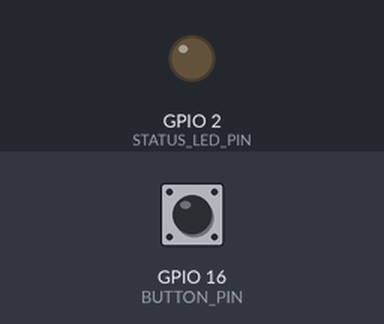
This sketch was run on a simulated ESP32. On the bench: output pins drawn as LEDs (lit = HIGH). Inputs (shaded band) come from the test bench; at power-on: GPIO 16 (BUTTON_PIN) HIGH. WiFi joins after 1.5 s; servers stay silent unless stated; I2S audio is not simulated (input reads silence); uploads are accepted with an empty reply; the local clock reads 2024-03-15 10:24:30 at power-on unless the sketch sets it; what the sketch prints to the serial monitor is not drawn.

Above: at 4.3 s.
4.4 s: GPIO 16 (BUTTON_PIN) pulled LOW for 0.15 s
At 5.1 s:
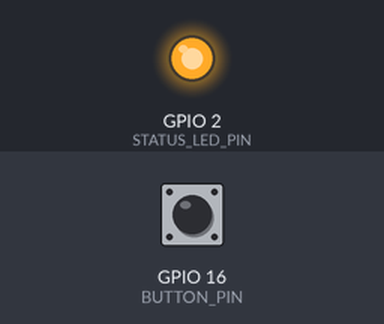
7.7 s: GPIO 16 (BUTTON_PIN) pulled LOW for 1 s
At 8.3 s:
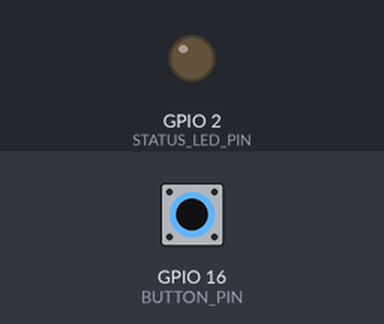
10.2 s: GPIO 16 (BUTTON_PIN) pulled LOW for 3.2 s
At 10.7 s:
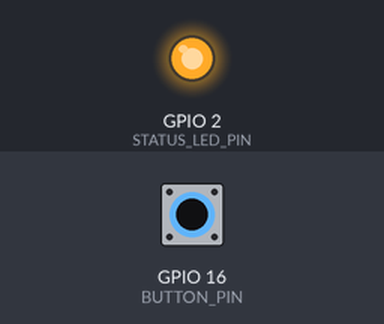
Timing chart, 0 to 13.2 s (numbered marks = the images above; inputs shaded):
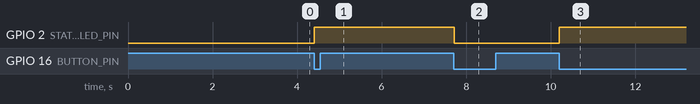

Measured:
- after the input at 4.4 s, GPIO 2 (STATUS_LED_PIN): LOW → HIGH at once
- after the input at 7.7 s, GPIO 2 (STATUS_LED_PIN): HIGH → LOW at once
- after the input at 10.2 s, GPIO 2 (STATUS_LED_PIN): LOW → HIGH at once

The sketch:

2-2-dbtalk.ino
```cpp
#include <WiFi.h>
#include <HTTPClient.h>
#include <ArduinoJson.h>
#include <driver/i2s.h>
#include <time.h>  // 添加时间库

//------------------------ 网络配置部分 ------------------------//
const char* wifi_name = "group09";
const char* wifi_password = "11235813";
const char* apiKey = "afc452477e984636a61c2a403ca21138.SHMSzCsrJ8IPoRz2";
String inputText = "你好，智谱清言！";
String apiUrl = "https://open.bigmodel.cn/api/paas/v4/chat/completions";
String pcUrl = "http://192.168.54.6:5001/store_message"; // PC端存储API地址
String answer;

// NTP服务器配置
const char* ntpServer = "pool.ntp.org";
const long gmtOffset_sec = 8 * 3600;  // 中国时区 (GMT+8)
const int daylightOffset_sec = 0;

//------------------------ 硬件配置部分 ------------------------//
#define BUTTON_PIN      16
#define STATUS_LED_PIN  2
volatile bool buttonPressed = false;  // 中断标志位
bool isRecording = false;             // 录音状态标志

//------------------------ 音频配置部分 ------------------------//
#define I2S_NUM         I2S_NUM_0
#define SAMPLE_RATE     44100
#define BITS_PER_SAMPLE I2S_BITS_PER_SAMPLE_16BIT
#define BUFFER_SIZE     512
#define MIC_WS_PIN      27
#define MIC_SCK_PIN     26
#define MIC_SD_PIN      13
#define SPK_DIN_PIN     25
const float GAIN = 3.0;

i2s_config_t i2s_config = {
    .mode = (i2s_mode_t)(I2S_MODE_MASTER | I2S_MODE_RX | I2S_MODE_TX),
    .sample_rate = SAMPLE_RATE,
    .bits_per_sample = BITS_PER_SAMPLE,
    .channel_format = I2S_CHANNEL_FMT_ONLY_LEFT,
    .communication_format = I2S_COMM_FORMAT_I2S,
    .intr_alloc_flags = ESP_INTR_FLAG_LEVEL1,
    .dma_buf_count = 8,
    .dma_buf_len = 256,
    .use_apll = true,
    .tx_desc_auto_clear = true
};

i2s_pin_config_t pin_config = {
    .bck_io_num = MIC_SCK_PIN,
    .ws_io_num = MIC_WS_PIN,
    .data_out_num = SPK_DIN_PIN,
    .data_in_num = MIC_SD_PIN
};

//------------------------ 功能函数部分 ------------------------//
void printWiFiInfo() {
  Serial.println("\n网络信息:");
  Serial.print("IP地址: "); Serial.println(WiFi.localIP());
  Serial.print("信号强度: "); Serial.print(WiFi.RSSI()); Serial.println(" dBm");
}

// 获取当前时间的格式化字符串
String getFormattedTime() {
  struct tm timeinfo;
  char timeStringBuff[30];

  if(!getLocalTime(&timeinfo)){
    Serial.println("获取时间失败");
    return "Unknown";
  }

  // 格式: 2025-03-10 21:18:05
  strftime(timeStringBuff, sizeof(timeStringBuff), "%Y-%m-%d %H:%M:%S", &timeinfo);
  return String(timeStringBuff);
}

// 发送对话数据到PC存储
bool sendConversationToPC(String userInput, String modelResponse) {
  if (WiFi.status() != WL_CONNECTED) {
    Serial.println("WiFi未连接，无法发送数据");
    return false;
  }

  Serial.print("正在连接到PC: ");
  Serial.println(pcUrl);

  HTTPClient http;
  http.begin(pcUrl);
  http.addHeader("Content-Type", "application/json");

  // 创建JSON对象
  DynamicJsonDocument doc(2048);
  doc["timestamp"] = getFormattedTime();  // 添加时间戳
  doc["user_input"] = userInput;
  doc["model_response"] = modelResponse;

  String jsonPayload;
  serializeJson(doc, jsonPayload);

  Serial.println("发送数据: " + jsonPayload);

  int httpCode = http.POST(jsonPayload);
  String response = http.getString();
  http.end();

  if (httpCode == 200) {
    Serial.println("对话数据成功保存到PC");
    return true;
  } else {
    Serial.print("发送数据到PC失败，HTTP错误码: ");
    Serial.println(httpCode);
    Serial.print("响应内容: ");
    Serial.println(response);
    return false;
  }
}

// 单独的函数用于测试PC连接
void testPCConnection() {
  Serial.println("\n测试PC连接...");
  HTTPClient http;
  http.begin(pcUrl);
  http.addHeader("Content-Type", "application/json");

  // 创建一个简单的测试JSON
  DynamicJsonDocument testDoc(512);
  testDoc["timestamp"] = getFormattedTime();  // 添加时间戳
  testDoc["user_input"] = "连接测试";
  testDoc["model_response"] = "这是一个ESP32连接测试";

  String testPayload;
  serializeJson(testDoc, testPayload);

  int httpCode = http.POST(testPayload);
  String response = http.getString();
  http.end();

  if (httpCode == 200) {
    Serial.println("PC连接测试成功！");
  } else {
    Serial.print("PC连接测试失败，HTTP错误码: ");
    Serial.println(httpCode);
    Serial.print("响应内容: ");
    Serial.println(response);
  }
}

String getGPTAnswer(String inputText) {
  HTTPClient http;
  http.setTimeout(8000);
  http.begin(apiUrl);
  http.addHeader("Content-Type", "application/json");
  http.addHeader("Authorization", "Bearer " + String(apiKey));

  DynamicJsonDocument payloadDoc(1024);
  JsonArray messages = payloadDoc.createNestedArray("messages");
  JsonObject message = messages.createNestedObject();
  message["role"] = "user";
  message["content"] = inputText;
  payloadDoc["model"] = "glm-4-flashx";

  String payload;
  serializeJson(payloadDoc, payload);

  int httpCode = http.POST(payload);
  String response = http.getString();
  http.end();

  if (httpCode == HTTP_CODE_OK) {
    DynamicJsonDocument doc(2048);
    deserializeJson(doc, response);
    String answer = doc["choices"][0]["message"]["content"].as<String>();

    // 获取到回答后，将对话发送到PC存储
    sendConversationToPC(inputText, answer);

    return answer;
  }
  return "[API错误:" + String(httpCode) + "]";
}

//------------------------ 初始化部分 ------------------------//
void setup() {
  Serial.begin(115200);
  pinMode(STATUS_LED_PIN, OUTPUT);
  digitalWrite(STATUS_LED_PIN, LOW);

  // WiFi连接
  Serial.println("正在连接WiFi...");
  WiFi.begin(wifi_name, wifi_password);

  uint8_t wifiRetries = 0;
  while (WiFi.status() != WL_CONNECTED && wifiRetries++ < 15) {
    delay(500);
    Serial.print(".");
  }

  if (WiFi.status() == WL_CONNECTED) {
    printWiFiInfo();

    // 配置NTP服务器，同步时间
    configTime(gmtOffset_sec, daylightOffset_sec, ntpServer);
    Serial.println("正在同步时间...");
    delay(1000);
    Serial.print("当前时间: ");
    Serial.println(getFormattedTime());

    // 在获取AI回答前先测试PC连接
    testPCConnection();

    Serial.println("首次问候:");
    String initialAnswer = getGPTAnswer(inputText);
    Serial.println(initialAnswer);
  } else {
    Serial.println("\nWiFi连接失败，仅启用音频功能");
  }

  // 音频系统初始化
  esp_err_t err = i2s_driver_install(I2S_NUM, &i2s_config, 0, NULL);
  if(err != ESP_OK) Serial.printf("I2S初始化失败:0x%X\n", err);

  err = i2s_set_pin(I2S_NUM, &pin_config);
  if(err != ESP_OK) Serial.printf("引脚配置失败:0x%X\n", err);

  i2s_set_clk(I2S_NUM, SAMPLE_RATE, BITS_PER_SAMPLE, I2S_CHANNEL_MONO);
  Serial.println("音频系统就绪");

  // 按钮初始化
  pinMode(BUTTON_PIN, INPUT_PULLUP);
  attachInterrupt(digitalPinToInterrupt(BUTTON_PIN), []() {
    static unsigned long lastPress = 0;
    if (millis() - lastPress > 50) {
      buttonPressed = true;
    }
    lastPress = millis();
  }, FALLING);
}

//------------------------ 主程序部分 ------------------------//
void loop() {
  // 按钮状态处理
  if (buttonPressed) {
    buttonPressed = false;
    isRecording = !isRecording;
    digitalWrite(STATUS_LED_PIN, isRecording ? HIGH : LOW);
    Serial.println(isRecording ? "开始录音回放" : "停止录音回放");
  }

  // 音频处理（仅在录音状态时工作）
  if (isRecording) {
    static int16_t audioBuffer[BUFFER_SIZE];
    size_t bytesRead;

    if (i2s_read(I2S_NUM, audioBuffer, sizeof(audioBuffer), &bytesRead, 0) == ESP_OK) {
      for (int i = 0; i < bytesRead / 2; i++) {
        audioBuffer[i] = constrain(audioBuffer[i] * GAIN, -32768, 32767);
      }

      size_t bytesWritten;
      i2s_write(I2S_NUM, audioBuffer, bytesRead, &bytesWritten, 0);
    }
  }

  // 串口处理
  static String inputBuffer;
  while (Serial.available() > 0) {
    char c = Serial.read();

    if(c == '\r' || c == '\n') {
      if(inputBuffer.length() > 0) {
        inputBuffer.trim();
        String userQuestion = inputBuffer;
        Serial.print("思考中...");
        String response = getGPTAnswer(userQuestion);
        Serial.println("\n智谱清言：" + response);

        inputBuffer = "";
      }
      while(Serial.available() > 0) Serial.read();
    }
    else if(c >= 32 || (uint8_t)c >= 0xA0) {
      inputBuffer += c;
    }
  }

  // 检查WiFi连接状态
  static unsigned long lastWiFiCheck = 0;
  if (millis() - lastWiFiCheck > 30000) { // 每30秒检查一次
    lastWiFiCheck = millis();
    if (WiFi.status() != WL_CONNECTED) {
      Serial.println("WiFi连接断开，尝试重连...");
      WiFi.begin(wifi_name, wifi_password);
    }
  }
}
```
